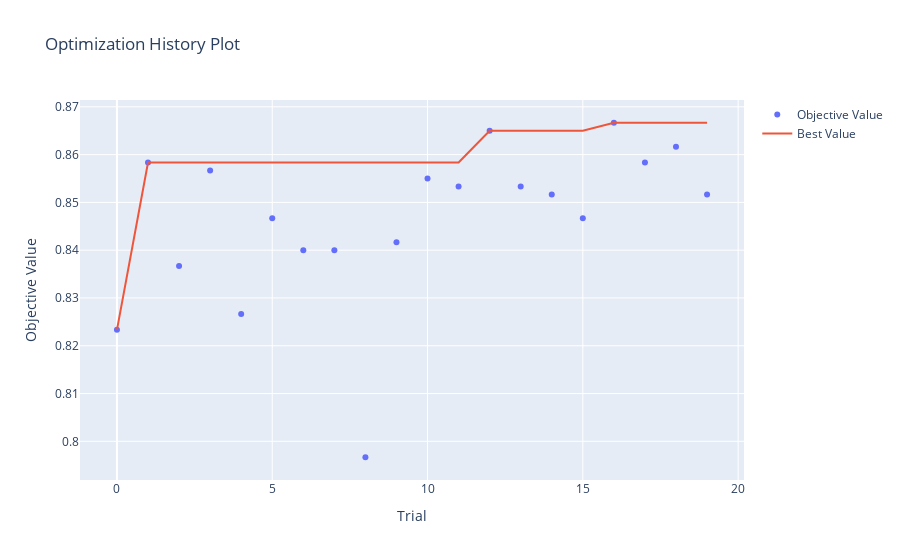

Notebook code cell kept with this figure:
### Code cell
optuna.visualization.plot_optimization_history(study)

### Figure 1 — Plotly figure (JSON) as saved in the notebook; plotly's stock layout.template omitted (floating-point values rounded to 4 significant figures)
{"data": [{"mode": "markers", "name": "Objective Value", "type": "scatter", "x": [0, 1, 2, 3, 4, 5, 6, 7, 8, 9, 10, 11, 12, 13, 14, 15, 16, 17, 18, 19], "y": [0.8233, 0.8583, 0.8367, 0.8567, 0.8267, 0.8467, 0.84, 0.84, 0.7967, 0.8417, 0.855, 0.8533, 0.865, 0.8533, 0.8517, 0.8467, 0.8667, 0.8583, 0.8617, 0.8517]}, {"mode": "lines", "name": "Best Value", "type": "scatter", "x": [0, 1, 2, 3, 4, 5, 6, 7, 8, 9, 10, 11, 12, 13, 14, 15, 16, 17, 18, 19], "y": [0.8233, 0.8583, 0.8583, 0.8583, 0.8583, 0.8583, 0.8583, 0.8583, 0.8583, 0.8583, 0.8583, 0.8583, 0.865, 0.865, 0.865, 0.865, 0.8667, 0.8667, 0.8667, 0.8667]}, {"marker": {"color": "#cccccc"}, "mode": "markers", "name": "Infeasible Trial", "showlegend": false, "type": "scatter", "x": [], "y": []}], "layout": {"title": {"text": "Optimization History Plot"}, "xaxis": {"title": {"text": "Trial"}}, "yaxis": {"title": {"text": "Objective Value"}}}}
